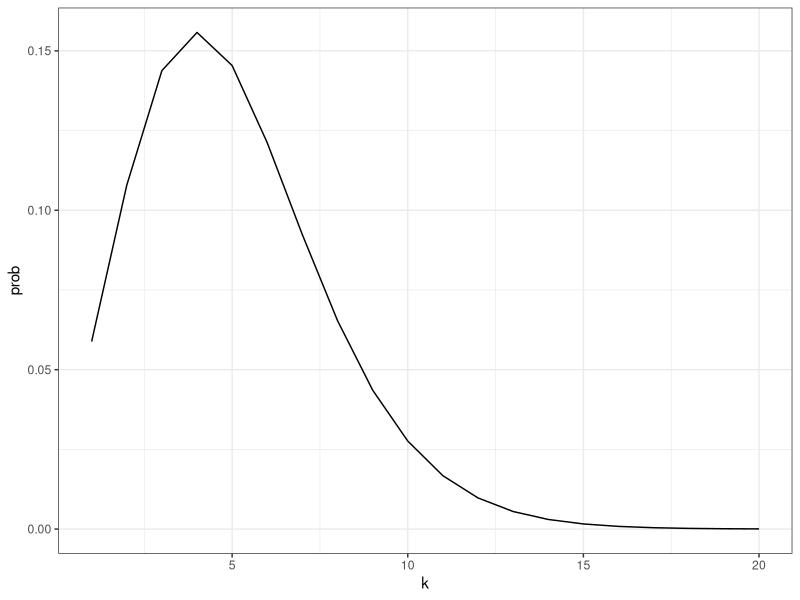
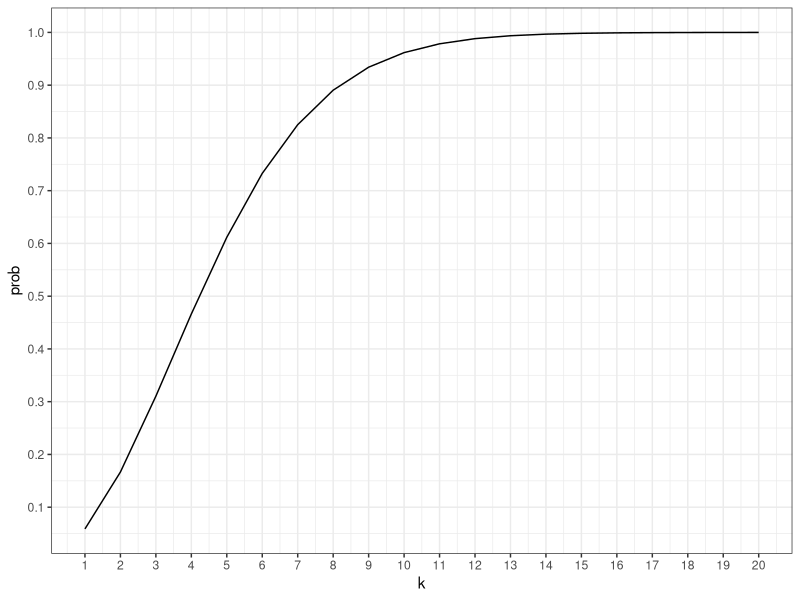
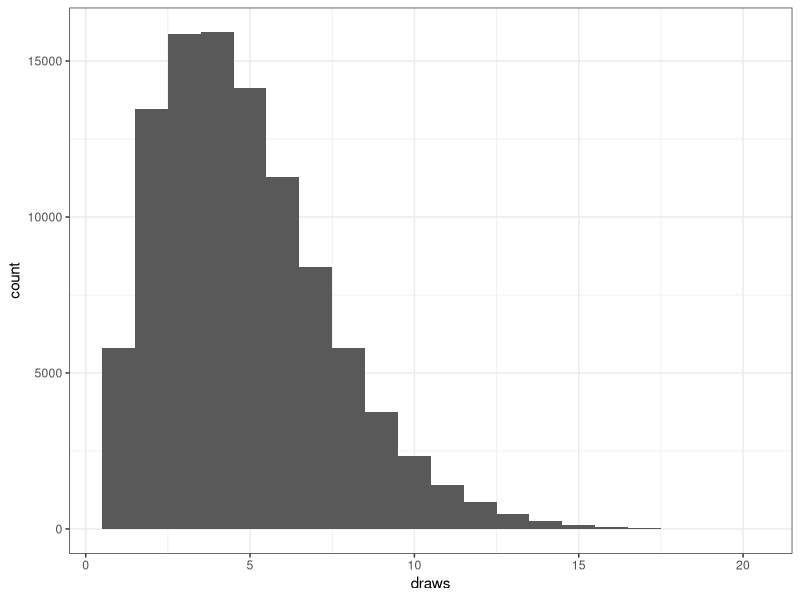
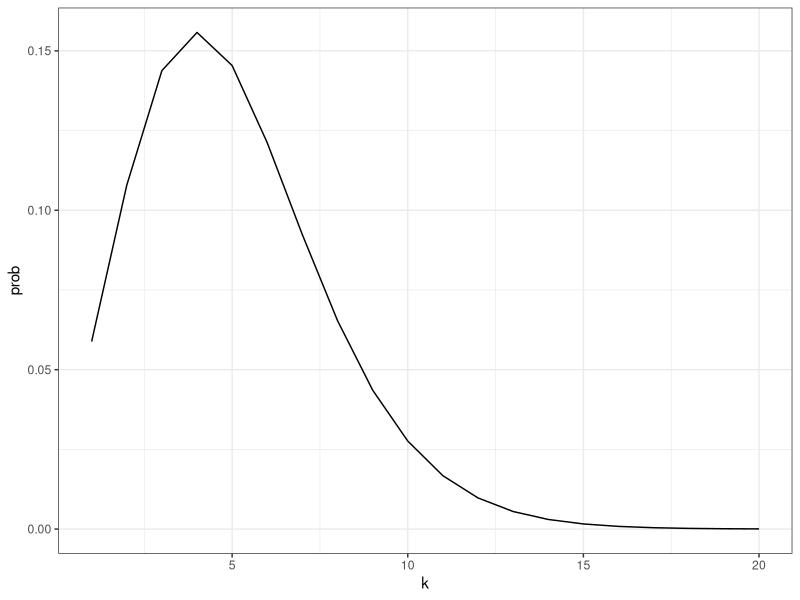

R code for these plots, in order:
## ---- chunk 1
library(tidyverse)
## ---- chunk 2
d_ztbinom_book <- function(k, p, N) {
  q = p + 1
  
  prob = (1/(1-(q^-N))) * choose(n = N+k-1, k = N-1) * (p/q)^k * (1 - (p/q))^N
  
  return(prob)
}
## ---- chunk 3
cdf_ztbinom_book <- function(k, p, N) {
  q = p + 1
  
  cumulative_prob <- 0
  for (i in 1:k) {
    cumulative_prob = cumulative_prob + d_ztbinom_book(i, p, N)
  }
  
  return(cumulative_prob)
}
## ---- chunk 4
mean_ztbinom_book <- function(p, N) {
  q = p + 1
  
  mean = N*p / (1-(q^-N))
  
  return(mean)
}
## ---- chunk 5
var_ztbinom_book <- function(p, N) {
  q = p + 1
  
  var = ( (N*p*q) / (1-(q^-N)) ) * ( 1 - (N*p / q) * ( 1 / (1-(q^-N)) - 1)  )
  
  return(var)
}
## ---- chunk 6

## ---- chunk 7
d_ztbinom_book(k = 3, p = 0.5, N = 10)

cdf_ztbinom_book(k = 25, p = 0.5, N = 10)

mean_ztbinom_book(p = 0.5, N = 10)

var_ztbinom_book(p = 0.5, N = 10)
## ---- chunk 8
# pdf build

pdf <- d_ztbinom_book(k = seq(1, 20, 1), p = 0.5, N = 10)

pdf_df <- as.data.frame(pdf)

pdf_df <- pdf_df |>
  mutate(k = seq(1, 20, 1)) |>
  rename(prob = pdf)

pdf_df |>
  ggplot(aes(x = k, y = prob)) +
  geom_line() +
  theme_bw() 

sum(pdf)
## ---- chunk 9
cdf <- rep(0, 20)

for (i in 1:20) {
  cdf[i] <- cdf_ztbinom_book(k = i, p = 0.5, N = 10)
}

cdf_df <- as.data.frame(cdf)

cdf_df <- cdf_df |>
  mutate(k = seq(1, 20, 1)) |>
  rename(prob = cdf)
## ---- chunk 10
cdf_df |>
  ggplot(aes(x = k, y = prob)) +
  geom_line() +
  theme_bw() +
  scale_x_continuous(breaks = seq(0, 20, 1)) +
  scale_y_continuous(breaks = seq(-0.1, 1, 0.1))
## ---- chunk 11
r_ztbinom_book <- function(n, p, N) {
  
  draws <- rep(NA, n)
  
  upper = N*10
  
  min = cdf_ztbinom_book(k = 1, p = p, N = N)
  max = cdf_ztbinom_book(k = upper, p = p, N = N)
  
  # cdf_vals <- cdf_ztbinom_book(seq(1, N*10, 1), p = p, N = N)
  
  cdf_vals <- rep(0, upper)
  
  for (i in 1:upper) {
    cdf_vals[i] <- cdf_ztbinom_book(k = i, p = 0.5, N = 10)
  }
  
  for (i in 1:n) {
    unif_draw <- runif(n = 1, min = min, max = max)
    
    dist_to_0 = cdf_vals - unif_draw
    
    draw <- which.min(abs(dist_to_0))
    
    draws[i] <- draw
  }
  return(draws)
}
## ---- chunk 12
set.seed(1)

n = 100000
N = 10
p = 0.5

# pdf <- d_ztbinom_book(k = seq(1, N*10, 1), p = p, N = N)
# 
# pdf_df <- as.data.frame(pdf)
# 
# pdf_df <- pdf_df |>
#   mutate(k = seq(1, N*10, 1)) |>
#   rename(prob = pdf)
# 
# pdf_df |>
#   ggplot(aes(x = k, y = prob)) +
#   geom_line() +
#   theme_bw() 

d <- r_ztbinom_book(n, p, N)

draws <- as.data.frame(d) |>
  rename(draws = d) 

draws |>
  ggplot(aes(x = draws)) +
  geom_histogram(binwidth = 1) +
  theme_bw() 
## ---- chunk 13
mean(draws$draws)
var(draws$draws)
## ---- chunk 14
pdf <- d_ztbinom_book(k = seq(1, 20, 1), p = 0.5, N = 10)

pdf_df <- as.data.frame(pdf)

pdf_df <- pdf_df |>
  mutate(k = seq(1, 20, 1)) |>
  rename(prob = pdf)

pdf_df |>
  ggplot(aes(x = k, y = prob)) +
  geom_line() +
  theme_bw() 

# sum(pdf)
